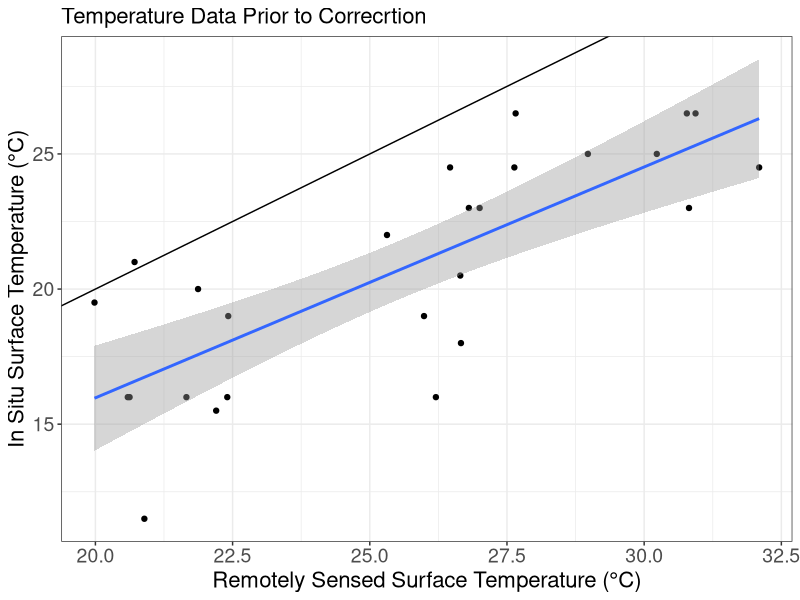
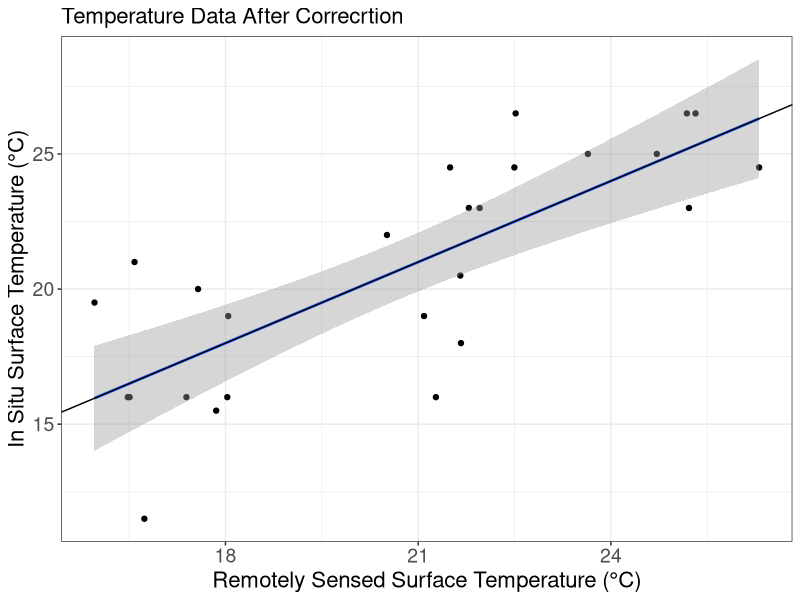

Here is the R script that generated these plots, in order: (Note: this script raises an error after producing the figures.)
library(tidyverse)
library(lubridate)
library(data.table)
library(ggpubr)

in_situ_temperature <- read_csv("../cleaned_data/flathead_temperature.csv") %>%
  mutate(date = ymd(date),
         site = ifelse(site == "SL", "SA", site))

landsat_temperature <- read_csv("../cleaned_data/Water_Temp_Extraction_L7_L8.csv") %>%
  filter(date > as.Date('2017-05-01') & date < as.Date('2017-10-01'),
         satellite == "LANDSAT_8") %>%
  mutate(site = case_when(id == 0 ~ "WB",
                          id == 1 ~ "BD", 
                          id == 2 ~ "FLBS",
                          id == 3 ~ "YB",
                          id == 4 ~ "BB",
                          id == 5 ~ "FI",
                          id == 6 ~ "DU",
                          id == 7 ~ "BO",
                          id == 8 ~ "SA",
                          id == 9 ~ "SJ",
                          id == 10 ~ "DA",
                          id == 11 ~ "WS",
                          id == 12 ~ "LK",
                          id == 13 ~ "HO",
                          id == 14 ~ "WF"),
         month = month(ymd(date))) 

# Convert both data.frames to data.tables
setDT(in_situ_temperature)
setDT(landsat_temperature)

# Duplicate the time column in df2 so we can verify the match later
landsat_temperature[, matched_date := date]

# Perform the rolling join
# Syntax: df2[df1, on = .(join_columns), roll = "nearest"]
result <- landsat_temperature[in_situ_temperature, on = .(site, date), roll = "nearest"]

prior_correction_plot <- ggplot(result) +
  geom_point(aes(y = surface_temp, x = mean)) +
  geom_smooth(aes(y = surface_temp, x = mean), method = "lm") +
  geom_abline(slope = 1, yintercept = 0) +
  ylab("In Situ Surface Temperature (\u00B0C)") +
  xlab("Remotely Sensed Surface Temperature (\u00B0C)") +
  ggtitle("Temperature Data Prior to Correcrtion") +
  theme_bw() +
  theme(axis.text = element_text(size = 14),
        axis.title = element_text(size = 16),
        plot.title = element_text(size = 16))

ggsave("../figures_tables/temperature_bias_plot.png", plot = prior_correction_plot,
       width = 6, height = 6, units = "in")

temp_correction <- lm(surface_temp ~ mean, data = result)

result$predicted_temp <- predict(object = temp_correction, newdata = result)

post_correction <- ggplot(result) +
  geom_point(aes(y = surface_temp, x = predicted_temp)) +
  geom_smooth(aes(y = surface_temp, x = predicted_temp), method = "lm") +
  geom_abline(slope = 1, yintercept = 0) +
  ylab("In Situ Surface Temperature (\u00B0C)") +
  xlab("Remotely Sensed Surface Temperature (\u00B0C)") +
  ggtitle("Temperature Data After Correcrtion") +
  theme_bw() +
  theme(axis.text = element_text(size = 14),
        axis.title = element_text(size = 16),
        plot.title = element_text(size = 16))

ggsave("../figures_tables/temperature_corrected_plot.png", plot = post_correction,
       width = 6, height = 6, units = "in")

ggarrange(plotlist = c(prior_correction_plot, post_correction + theme(axis.title.y = element_blank())), 
          ncol = 2, nrow = 1, align = "hv",
          labels = "AUTO") %>%
  ggexport(filename = "../figures_tables/combined_plot_temp_correction.png", height = 600, width = 1250, res = 120)

landsat_temperature$predicted_temp <- predict(object = temp_correction, newdata = landsat_temperature)

target_dates <- data.table(
  date = as.Date(c("2017-06-28", 
                   "2017-06-29",
                   "2017-07-24", 
                   "2017-07-25",
                   "2017-07-26",
                   "2017-08-23",
                   "2017-08-24",
                   "2017-09-21"))
)

setDT(target_dates)

landsat_temperature %>%
  mutate(day = day(date)) %>%
  filter(month %in% c(5:9)) %>%
  # group_by(site, month) %>%
  # summarize(mean_temp = mean(predicted_temp)) %>%
  ggplot() +
  geom_point(aes(x = date, y = predicted_temp)) +
  facet_wrap(~site) + 
  ylab("Remotely Sensed Surface Temperature (\u00B0C)") +
  xlab("Date") +
  theme_bw() +
  theme(axis.text = element_text(size = 10),
        axis.title = element_text(size = 12))

ggsave("../figures_tables/site_level_temperature.png", height = 8, width = 14, units = "in")


write_csv(x = landsat_temperature, "../cleaned_data/temperature.csv")

landsat_temperature %>%
  mutate(day = day(date)) %>%
  filter(month %in% c(6:9),
         day >= 20,
         !(site %in% c("DU", "HO"))) %>%
  mutate(season = ifelse(month %in% c(6:8), "In Season", "Out of Season"),
         stt = ifelse(site %in% c("FLBS", "YB", "WF"), "Centralized", "Decentralized")) %>%
  ggplot() +
  geom_boxplot(aes(x = season, y = predicted_temp)) +
  facet_wrap(~stt)

in_situ_temperature %>%
  mutate(day = day(date)) %>%
  filter(!(site %in% c("DU", "HO"))) %>%
  mutate(stt = ifelse(site %in% c("FLBS", "YB", "WF"), "Centralized", "Decentralized")) %>%
  rowwise() %>%
  mutate(row_mean = mean(c(surface_temp, mid_temp, bottom_temp))) %>%
  ungroup() %>%
  ggplot() +
  geom_boxplot(aes(x = stt, y = row_mean)) 
